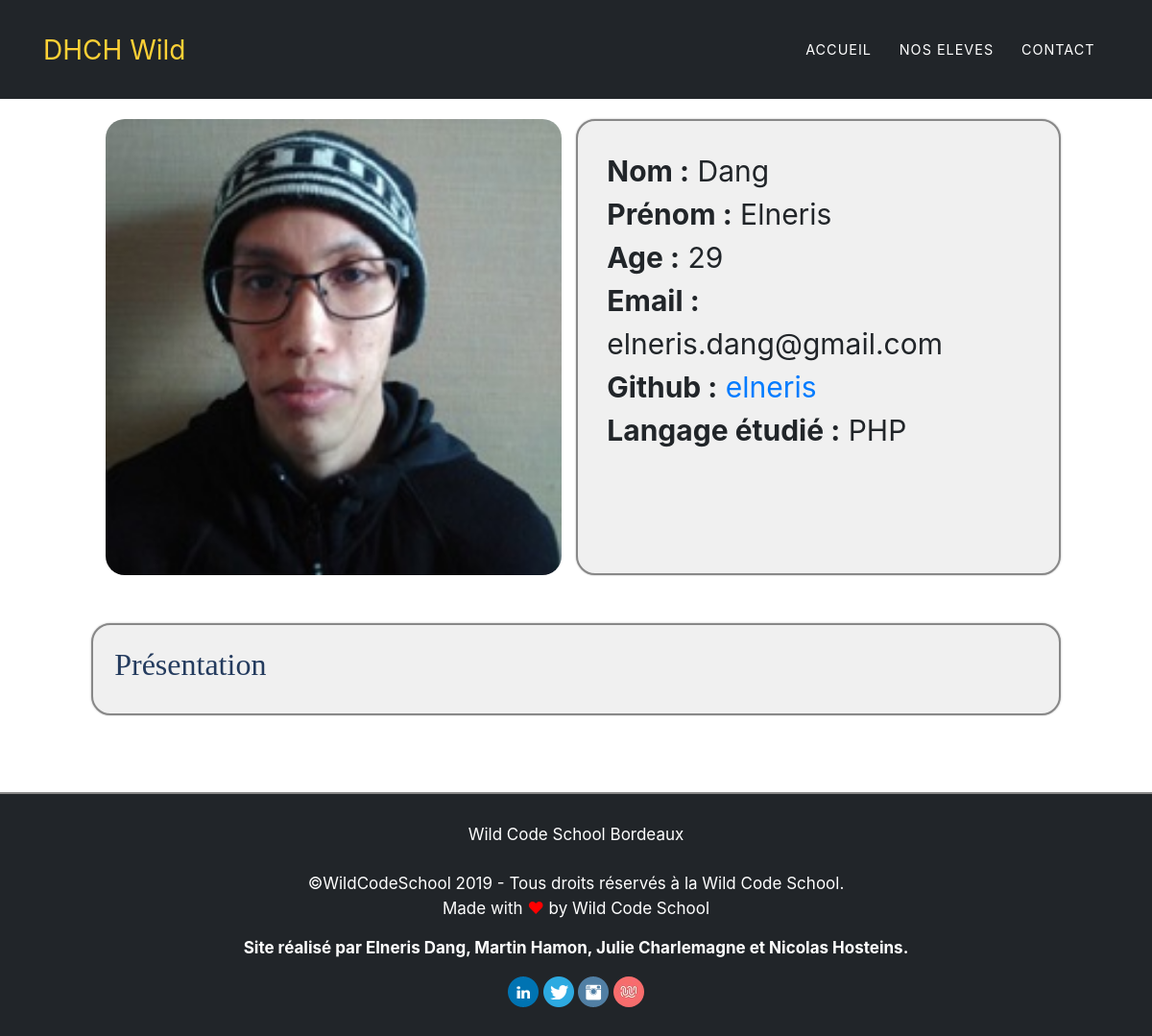
The page /detail.php?wilder=11 on the database its author committed.
### tables this page shows
CREATE TABLE `wilder` (
  `id` int(11) NOT NULL,
  `firstname` varchar(100) NOT NULL,
  `lastname` varchar(100) NOT NULL,
  `birthday` date NOT NULL,
  `email` varchar(255) NOT NULL,
  `cursus` varchar(100) NOT NULL,
  `github` varchar(255) NOT NULL,
  `presentation` text NOT NULL
);

### Wilder.php (called while the page is built, shortened)
<?php
class Wilder
{
    private $id;
    private $firstname;
    private $lastname;
    private $email;
    private $birthday;
    private $cursus;
    private $github;
    public function getId(): int
    {
        return $this->id;
    }
    public function getFirstname(): string
    {
        return $this->firstname;
    }
    public function getLastname(): string
    {
        return $this->lastname;
    }
    public function getEmail(): string
    {
        return $this->email;
    }
    public function getBirthday(): string
    {
        return $this->birthday;
    }
    public function getCursus(): string
    {
        return $this->cursus;
    }
    public function getGithub(): string
    {
        return $this->github;
    }
}

### fonction.php (the view, shortened to what this page needs)
<?php
function infoWilders($parameter)
{
    $pdo = new PDO(DSN,USER,PASS);
    $query = $pdo->query('SELECT * FROM wilder');
    $wilders = $query->fetchAll(PDO::FETCH_CLASS,'Wilder');
    foreach ($wilders as $information)
    {
        if ($information->getId() == $parameter){ ?>
            <div class="col-lg-6 col-12 detail_div"><img class="detail_img" src="image/photo/<?php echo $information->getId(); ?>.jpg" alt=""/> </div>
            <div class="col-lg-6 col-12 detail_descri detail_div ">
                <p>
                    <span class="police-gras"> Nom :</span> <?php echo $information->getLastname(); ?>
                    <br> <span class="police-gras"> Prénom :</span> <?php echo $information->getFirstname(); ?>
                    <br> <span class="police-gras"> Age :</span> <?php echo birthday($information->getBirthday()); ?>
                    <br> <span class="police-gras"> Email :</span>
                    <br> <?php echo $information->getEmail(); ?>
                    <br> <span class="police-gras"> Github :</span> <a href="https://github.com/<?php echo $information->getGithub(); ?>" target="_blank"><?php echo $information->getGithub(); ?></a>
                    <br> <span class="police-gras"> Langage étudié :</span> <?php echo $information->getCursus(); ?>
                </p>
            </div>
        <?php }
    }
}
?>
<?php
function birthday($birthday) {
    $age = date_create($birthday)->diff(date_create('today'))->y;
    return $age;
}
?>

### style.css (style rules this page uses)
body { background-image: url(image/desk-3139127.jpg); background-size: cover; padding-top: 50px; background-attachment: fixed; }
.container .detail_img { height: 100%; width: 100%; }
.container .detail_div { border-radius: 20px; }
.container div .detail_img { border-radius: 20px; }
.police-gras { font-weight: bold; }
.container .detail_descri { border: 2px solid #888; box-shadow: 0 0 2px #AAA; padding: 3% 3%; font-size: 30px; word-break: break-all; background-color: #F0F0F0; }

### rows shown on the page
wilder: lastname "Dang", firstname "Elneris", birthday "29", email "elneris.dang@gmail.com", github "elneris", cursus "PHP"
